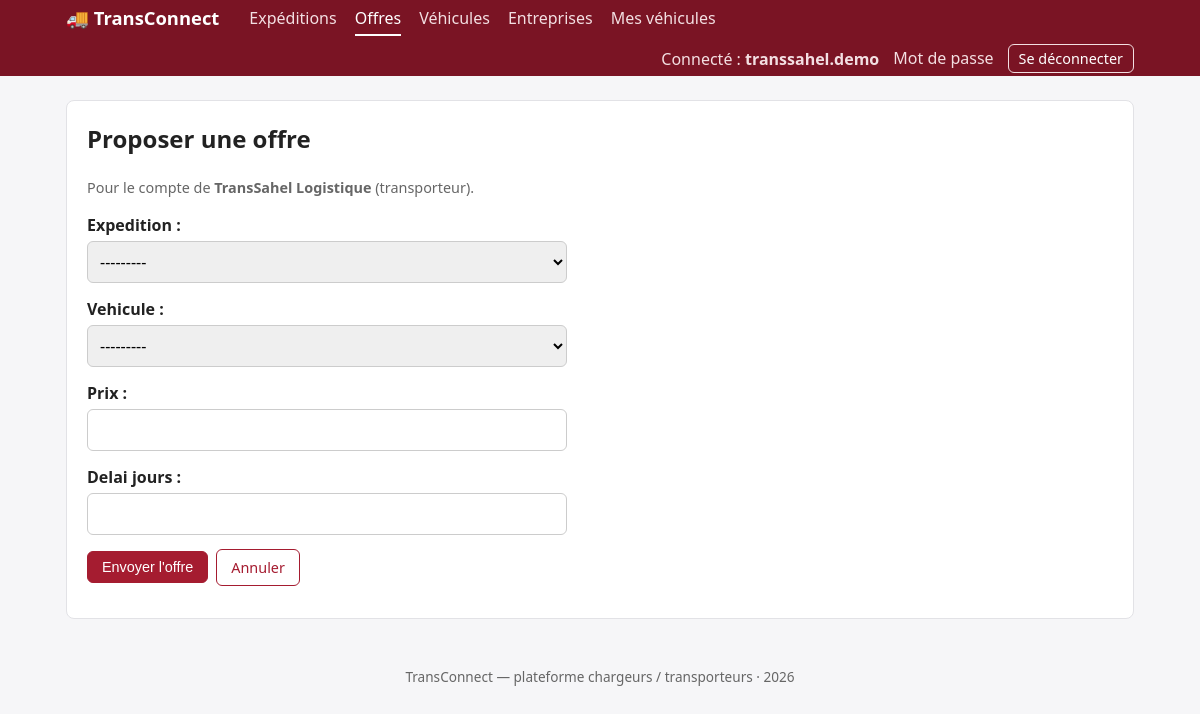
The page /offres/ajouter/ (signed in) on the database its author committed.
### EntreprisesApp/models.py (models this page shows, shortened)
class Utilisateur(AbstractUser):
    ROLE_CHARGEUR = 'chargeur'
    ROLE_TRANSPORTEUR = 'transporteur'
    ROLE_ADMIN = 'admin'
    ROLE_CHOICES = (
        (ROLE_CHARGEUR, 'Chargeur'),
        (ROLE_TRANSPORTEUR, 'Transporteur'),
        (ROLE_ADMIN, 'Administrateur'),
    )
    user_id = models.CharField(max_length=8, primary_key=True, editable=False)
    email = models.EmailField(unique=True, validators=[valider_email_gmail])
    role = models.CharField(max_length=20, choices=ROLE_CHOICES, default=ROLE_CHARGEUR)
    telephone = models.CharField(
        max_length=8, blank=True, validators=[valider_telephone]
    )
    created_at = models.DateTimeField(auto_now_add=True)
    updated_at = models.DateTimeField(auto_now=True)
    objects = UtilisateurManager()
    REQUIRED_FIELDS = ['email']
    class Meta:
        verbose_name = 'Utilisateur'
        verbose_name_plural = 'Utilisateurs'

class Entreprise(models.Model):
    TYPE_CHARGEUR = 'chargeur'
    TYPE_TRANSPORTEUR = 'transporteur'
    TYPE_CHOICES = (
        (TYPE_CHARGEUR, 'Chargeur'),
        (TYPE_TRANSPORTEUR, 'Transporteur'),
    )
    raison_sociale = models.CharField(max_length=150)
    matricule_fiscal = models.CharField(
        max_length=17, unique=True, validators=[valider_matricule_fiscal]
    )
    type_entreprise = models.CharField(max_length=15, choices=TYPE_CHOICES)
    adresse = models.TextField(
        validators=[MinLengthValidator(20, "L'adresse doit contenir au moins 20 caractères.")]
    )
    utilisateur = models.OneToOneField(
        Utilisateur,
        on_delete=models.CASCADE,
        related_name='entreprise',
        null=True,
        blank=True,
    )
    created_at = models.DateTimeField(auto_now_add=True)
    updated_at = models.DateTimeField(auto_now=True)
    class Meta:
        verbose_name = 'Entreprise'
        verbose_name_plural = 'Entreprises'
        ordering = ['raison_sociale']
    @property
    def est_transporteur(self):
        return self.type_entreprise == self.TYPE_TRANSPORTEUR

### OffresApp/views.py (the view, shortened to what this page needs)
# urls.py: path('ajouter/', views.OffreCreateView.as_view(), name='ajouter'),
class OffreCreateView(TransporteurRequisMixin, CreateView):
    model = Offre
    form_class = OffreForm  # ['expedition', 'vehicule', 'prix', 'delai_jours']
    template_name = 'offres/form.html'
    def get_entreprise_courante(self):
        return self.request.user.entreprise
    def get_initial(self):
        initial = super().get_initial()
        expedition_id = self.request.GET.get('expedition')
        if expedition_id:
            initial['expedition'] = expedition_id
        return initial
    def get_form(self, form_class=None):
        form = super().get_form(form_class)
        entreprise = self.get_entreprise_courante()
        form.fields['expedition'].queryset = Expedition.objects.filter(statut=Expedition.PUBLIEE)
        form.fields['vehicule'].queryset = Vehicule.objects.filter(entreprise=entreprise, disponible=True)
        form.instance.transporteur = entreprise
        return form
    def get_context_data(self, **kwargs):
        context = super().get_context_data(**kwargs)
        context['entreprise'] = self.get_entreprise_courante()
        return context

### OffresApp/forms.py
class OffreForm(forms.ModelForm):
    class Meta:
        model = Offre
        fields = ['expedition', 'vehicule', 'prix', 'delai_jours']

### EntreprisesApp/context_processors.py (called while the page is built)
def entreprise_courante(request):
    return {'mon_entreprise': entreprise_de(getattr(request, 'user', None))}

### EntreprisesApp/mixins.py (called while the page is built)
def entreprise_de(user):
    return getattr(user, 'entreprise', None)

    def test_func(self):
        entreprise = entreprise_de(self.request.user)
        return entreprise is not None and entreprise.type_entreprise == 'transporteur'

### ExpeditionsApp/models.py (called while the page is built)
    def __str__(self):
        return f'{self.reference} ({self.ville_depart} → {self.ville_arrivee})'

### VehiculesApp/models.py (called while the page is built)
    def __str__(self):
        return f'{self.immatriculation} — {self.get_type_vehicule_display()}'

### OffresApp/templates/offres/form.html (shortened to what this page needs)
{% extends 'base.html' %}
{% block content %}
<div class="card">
  {% if object %}
  <h1>Modifier l'offre #{{ object.pk }}</h1>
  <p class="muted">Expédition {{ object.expedition.reference }} — seules les conditions sont modifiables.</p>
  {% url 'offres:detail' object.pk as annuler %}
  {% include 'partials/form.html' with bouton='Enregistrer' annuler=annuler %}
  {% else %}
  <h2>Proposer une offre</h2>
  <p class="muted">Pour le compte de <strong>{{ entreprise.raison_sociale }}</strong> (transporteur).</p>
  {% url 'expeditions:liste' as annuler %}
  {% include 'partials/form.html' with bouton="Envoyer l'offre" annuler=annuler %}
  {% endif %}
</div>
{% endblock %}

### templates/base.html (shortened to what this page needs)
<!DOCTYPE html>
<html lang="fr">
<head>
</head>
<body>
  <header>
    {% with nom_url=request.resolver_match.app_name %}
    <nav>
      <a class="logo" href="{% url 'accueil' %}">🚚 TransConnect</a>
      <a href="{% url 'expeditions:liste' %}" {% if nom_url == 'expeditions' %}class="actif"{% endif %}>Expéditions</a>
      <a href="{% url 'offres:liste' %}" {% if nom_url == 'offres' %}class="actif"{% endif %}>Offres</a>
      <a href="{% url 'vehicules:liste' %}" {% if nom_url == 'vehicules' %}class="actif"{% endif %}>Véhicules</a>
      <a href="{% url 'entreprises:liste' %}" {% if nom_url == 'entreprises' %}class="actif"{% endif %}>Entreprises</a>
      {% if user.is_authenticated %}
        {% if mon_entreprise.est_transporteur %}
        <a href="{% url 'vehicules:mes' %}">Mes véhicules</a>
        {% elif mon_entreprise.est_chargeur %}
        <a href="{% url 'expeditions:ajouter' %}">Publier une expédition</a>
        {% else %}
        <a href="{% url 'entreprises:ajouter' %}">Créer mon entreprise</a>
        {% endif %}
      <span class="compte">
        <span>Connecté : <strong>{{ user.username }}</strong></span>
        <a href="{% url 'password_change' %}">Mot de passe</a>
        <form method="post" action="{% url 'logout' %}" class="inline">
          <button type="submit" class="lien">Se déconnecter</button>
        </form>
      </span>
      {% else %}
      <span class="compte">
        <a href="{% url 'login' %}">Se connecter</a>
        <a href="{% url 'inscription' %}">Créer un compte</a>
      </span>
      {% endif %}
    </nav>
    {% endwith %}
  </header>
  <main>
    {% block content %}{% endblock %}
  </main>
  <footer>TransConnect — plateforme chargeurs / transporteurs · {% now "Y" %}</footer>
</body>
</html>

### templates/base.html (style rules this page uses)
:root { --brand:#a51c30; --brand-dark:#7a1424; --bg:#f6f6f8; --card:#fff; --text:#222; --muted:#666; --line:#e2e2e6; }
* { box-sizing: border-box; }
body { margin:0; font-family: system-ui, -apple-system, "Segoe UI", Roboto, sans-serif; background:var(--bg); color:var(--text); line-height:1.5; }
header { background:var(--brand-dark); color:#fff; }
nav { max-width:1100px; margin:0 auto; padding:0 16px; display:flex; flex-wrap:wrap; align-items:center; gap:4px 18px; min-height:56px; }
nav .logo { font-weight:700; font-size:1.15rem; color:#fff; text-decoration:none; margin-right:12px; }
nav a { color:#f3dfe2; text-decoration:none; padding:4px 0; border-bottom:2px solid transparent; }
nav a:hover, nav a.actif { color:#fff; border-bottom-color:#fff; }
nav .compte { margin-left:auto; display:flex; flex-wrap:wrap; align-items:center; gap:4px 14px; color:#f3dfe2; }
nav button.lien { background:none; border:1px solid #f3dfe2; border-radius:6px; color:#fff; padding:3px 10px; cursor:pointer; font:inherit; font-size:.9rem; }
main { max-width:1100px; margin:24px auto; padding:0 16px; }
h1, h2 { margin-top:0; }
.card { background:var(--card); border:1px solid var(--line); border-radius:8px; padding:20px; margin-bottom:20px; }
a { color:var(--brand); }
.muted { color:var(--muted); font-size:.9rem; }
.inline { display:inline; }
form p { margin:0 0 14px; }
form label { display:block; font-weight:600; margin-bottom:4px; }
form input:not([type=checkbox]), form select, form textarea { width:100%; max-width:480px; padding:8px; border:1px solid #ccc; border-radius:6px; font:inherit; }
footer { text-align:center; color:var(--muted); font-size:.85rem; padding:24px 16px; }

### rows shown on the page
Utilisateur: username "transsahel.demo"
Entreprise: raison_sociale "TransSahel Logistique"

### other values the page prints
{{ bouton|default:"Enregistrer" }} "Envoyer l'offre"
